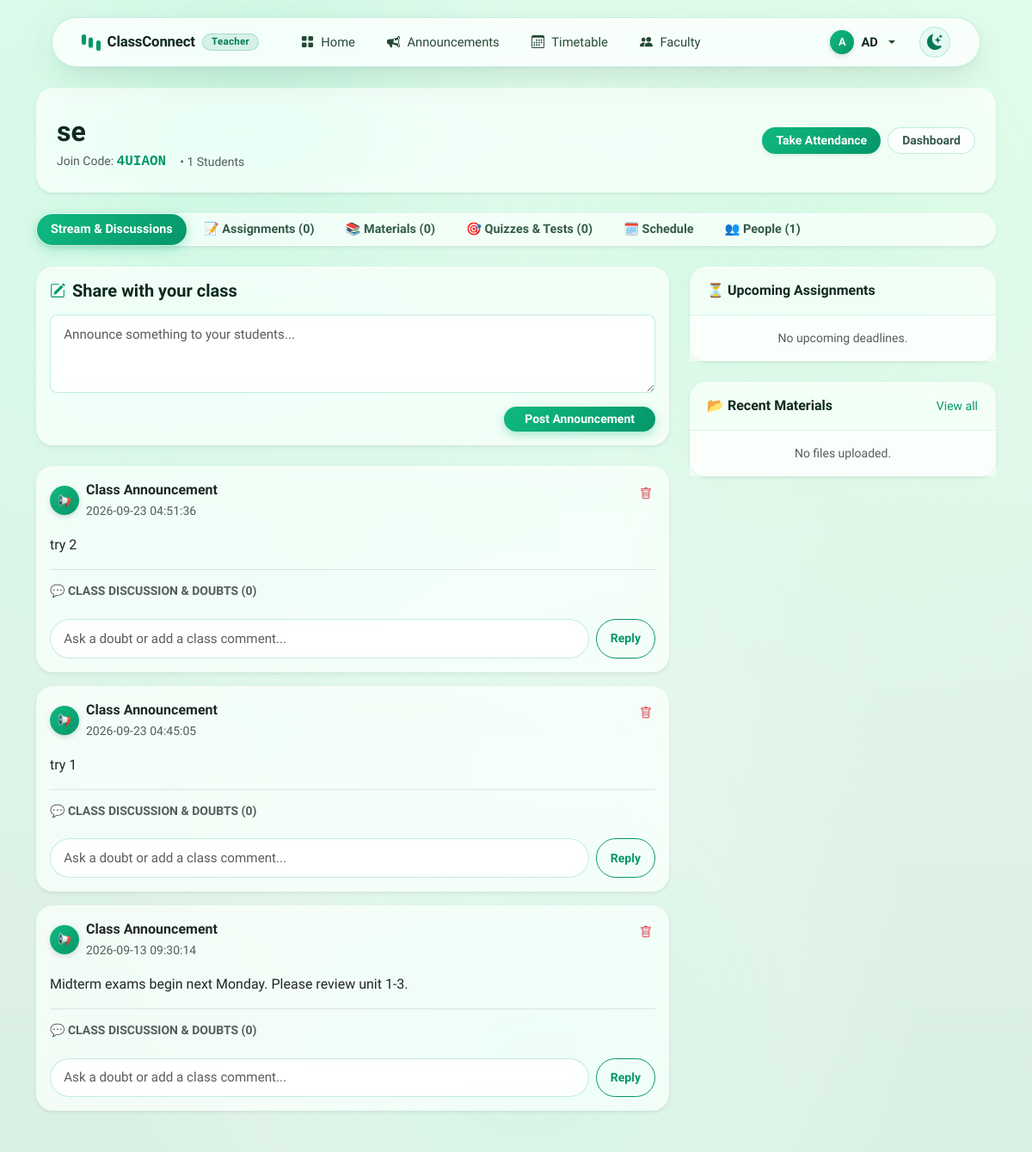
Page /class/2 (signed in) on the committed database.
### tables this page shows
CREATE TABLE classes (
    id INTEGER PRIMARY KEY AUTOINCREMENT,
    name TEXT NOT NULL,
    teacher_id INTEGER NOT NULL,
    join_code TEXT NOT NULL UNIQUE, subject TEXT, semester TEXT, academic_year TEXT, created_at TEXT, section TEXT, room TEXT,
    FOREIGN KEY(teacher_id) REFERENCES users(id)
);

CREATE TABLE announcements (
    id INTEGER PRIMARY KEY AUTOINCREMENT,
    class_id INTEGER NOT NULL,
    text TEXT NOT NULL,
    timestamp DATETIME DEFAULT CURRENT_TIMESTAMP,
    FOREIGN KEY(class_id) REFERENCES classes(id)
);

### app.py (the view, shortened to what this page needs)
@app.route("/class/<int:class_id>")
@login_required
def class_view(class_id):
    if session["role"] == "teacher":
        class_info = db.execute("SELECT * FROM classes WHERE id = ? AND teacher_id = ?", class_id, session["user_id"])
        if len(class_info) == 0:
            flash("Class not found or unauthorized.", "danger")
            return redirect("/")
    else:
        class_info = db.execute("SELECT classes.* FROM classes JOIN enrollments ON classes.id = enrollments.class_id WHERE classes.id = ? AND enrollments.student_id = ?", class_id, session["user_id"])
        if len(class_info) == 0:
            flash("Class not found or unauthorized.", "danger")
            return redirect("/")
    c_info = class_info[0]
    announcements = db.execute("SELECT * FROM announcements WHERE class_id = ? ORDER BY timestamp DESC", class_id)
    for a in announcements:
        a["comments"] = db.execute("""
            SELECT comments.*, users.username, users.name, users.role
            FROM comments
            JOIN users ON comments.user_id = users.id
            WHERE comments.announcement_id = ?
            ORDER BY comments.created_at ASC
        """, a["id"])
    materials = db.execute("SELECT * FROM materials WHERE class_id = ? ORDER BY upload_time DESC", class_id)
    if session["role"] == "teacher":
        assignments = db.execute("""
            SELECT assignments.*,
                   COUNT(submissions.id) AS submission_count,
                   SUM(CASE WHEN submissions.grade IS NOT NULL THEN 1 ELSE 0 END) AS graded_count
            FROM assignments
            LEFT JOIN submissions ON assignments.id = submissions.assignment_id
            WHERE assignments.class_id = ?
            GROUP BY assignments.id
            ORDER BY assignments.created_at DESC
        """, class_id)
    if session["role"] == "teacher":
        quizzes = db.execute("""
            SELECT quizzes.*,
                   COUNT(quiz_attempts.id) AS attempt_count,
                   (SELECT COUNT(*) FROM quiz_questions WHERE quiz_questions.quiz_id = quizzes.id) AS question_count
            FROM quizzes
            LEFT JOIN quiz_attempts ON quizzes.id = quiz_attempts.quiz_id
            WHERE quizzes.class_id = ?
            GROUP BY quizzes.id
            ORDER BY quizzes.created_at DESC
        """, class_id)
    timetable_slots = db.execute("""
        SELECT * FROM timetable WHERE class_id = ? ORDER BY
        CASE day_of_week
            WHEN 'Monday' THEN 1
            WHEN 'Tuesday' THEN 2
            WHEN 'Wednesday' THEN 3
            WHEN 'Thursday' THEN 4
            WHEN 'Friday' THEN 5
            WHEN 'Saturday' THEN 6
            WHEN 'Sunday' THEN 7
            ELSE 8
        END, start_time ASC
    """, class_id)
    students = db.execute("""
        SELECT users.id, users.username, users.name, users.application_number, users.branch, users.classroom
        FROM users
        JOIN enrollments ON users.id = enrollments.student_id
        WHERE enrollments.class_id = ?
        ORDER BY COALESCE(users.name, users.username) ASC
    """, class_id)
    active_tab = request.args.get("tab", "stream")
    return render_template("class_view.html",
                           class_info=c_info,
                           announcements=announcements,
                           materials=materials,
                           assignments=assignments,
                           quizzes=quizzes,
                           timetable_slots=timetable_slots,
                           students=students,
                           active_tab=active_tab)

### app.py (called while the page is built)
@app.after_request
def after_request(response):
    response.headers["Cache-Control"] = "no-cache, no-store, must-revalidate"
    response.headers["Expires"] = 0
    response.headers["Pragma"] = "no-cache"
    return response

def login_required(f):
    @wraps(f)
    def decorated_function(*args, **kwargs):
        if session.get("user_id") is None:
            return redirect("/login")
        return f(*args, **kwargs)
    return decorated_function

### templates/class_view.html (shortened to what this page needs)
{% extends "layout.html" %}
{% block content %}
<div class="card shadow-sm border-0 mb-4 p-3 glass-card">
    <div class="card-body p-2">
        <div class="d-flex flex-wrap justify-content-between align-items-center gap-3">
            <div>
                <h2 class="fw-bold mb-1">{{ class_info.name }}</h2>
                <div class="d-flex flex-wrap align-items-center gap-3 text-muted small">
                    <span>Join Code: <code
                            class="fs-6 fw-bold text-emerald user-select-all">{{ class_info.join_code }}</code></span>
                    <span>• {{ students|length }} Students</span>
                </div>
            </div>
            <div class="d-flex flex-wrap gap-2">
                {% if session.role == 'teacher' %}
                <a href="/class/{{ class_info.id }}/attendance"
                    class="btn btn-capsule-emerald btn-sm px-3 d-flex align-items-center gap-1.5 shadow-sm">
                    <span>Take Attendance</span>
                </a>
                {% endif %}
                <a href="/" class="btn btn-outline-secondary btn-sm px-3 rounded-pill">Dashboard</a>
            </div>
        </div>
    </div>
</div>
<ul class="nav nav-pills custom-class-pills mb-4 p-1.5 rounded-pill bg-white shadow-sm border" id="classTab"
    role="tablist">
    <li class="nav-item" role="presentation">
        <button class="nav-link rounded-pill {% if active_tab == 'stream' %}active{% endif %}" id="stream-tab"
            data-bs-toggle="tab" data-bs-target="#stream-pane" type="button" role="tab">
            Stream & Discussions
        </button>
    </li>
    <li class="nav-item" role="presentation">
        <button class="nav-link rounded-pill {% if active_tab == 'assignments' %}active{% endif %}" id="assignments-tab"
            data-bs-toggle="tab" data-bs-target="#assignments-pane" type="button" role="tab">
            📝 Assignments ({{ assignments|length }})
        </button>
    </li>
    <li class="nav-item" role="presentation">
        <button class="nav-link rounded-pill {% if active_tab == 'materials' %}active{% endif %}" id="materials-tab"
            data-bs-toggle="tab" data-bs-target="#materials-pane" type="button" role="tab">
            📚 Materials ({{ materials|length }})
        </button>
    </li>
    <li class="nav-item" role="presentation">
        <button class="nav-link rounded-pill {% if active_tab == 'quizzes' %}active{% endif %}" id="quizzes-tab"
            data-bs-toggle="tab" data-bs-target="#quizzes-pane" type="button" role="tab">
            🎯 Quizzes & Tests ({{ quizzes|length }})
        </button>
    </li>
    <li class="nav-item" role="presentation">
        <button class="nav-link rounded-pill {% if active_tab == 'timetable' %}active{% endif %}" id="timetable-tab"
            data-bs-toggle="tab" data-bs-target="#timetable-pane" type="button" role="tab">
            🗓️ Schedule
        </button>
    </li>
    <li class="nav-item" role="presentation">
        <button class="nav-link rounded-pill {% if active_tab == 'people' %}active{% endif %}" id="people-tab"
            data-bs-toggle="tab" data-bs-target="#people-pane" type="button" role="tab">
            👥 People ({{ students|length }})
        </button>
    </li>
</ul>
<div class="tab-content" id="classTabContent">
    <div class="tab-pane fade {% if active_tab == 'stream' %}show active{% endif %}" id="stream-pane" role="tabpanel">
        <div class="row">
            <div class="col-lg-8">
                {% if session.role == 'teacher' %}
                <div class="card shadow-sm border-0 mb-4">
                    <div class="card-body">
                        <h5 class="fw-bold mb-3 d-flex align-items-center gap-2">
                            <span>Share with your class</span>
                        </h5>
                        <form action="/class/{{ class_info.id }}/announce" method="post">
                            <div class="mb-3">
                                <textarea class="form-control rounded-3" name="text" rows="3"
                                    placeholder="Announce something to your students..." required></textarea>
                            </div>
                            <div class="text-end">
                                <button type="submit" class="btn btn-capsule-emerald btn-sm px-4">Post
                                    Announcement</button>
                            </div>
                        </form>
                    </div>
                </div>
                {% endif %}
                <div class="d-flex flex-column gap-3">
                    {% for a in announcements %}
                    <div class="card shadow-sm border-0">
                        <div class="card-body">
                            <div class="d-flex justify-content-between align-items-start mb-2">
                                <div class="d-flex align-items-center gap-2">
                                    <div class="user-avatar-badge" style="width: 34px; height: 34px;">
                                        📢
                                    </div>
                                    <div>
                                        <div class="fw-bold text-body">Class Announcement</div>
                                        <small class="text-muted">{{ a.timestamp }}</small>
                                    </div>
                                </div>
                                {% if session.role == 'teacher' %}
                                <form action="/announcement/{{ a.id }}/delete" method="post"
                                    onsubmit="return confirm('Delete this announcement?');">
                                    <button type="submit" class="btn btn-sm btn-outline-danger border-0 p-1"
                                        title="Delete Announcement">
                                    </button>
                                </form>
                                {% endif %}
                            </div>
                            <p class="fs-6 my-3 text-body" style="white-space: pre-wrap;">{{ a.text }}</p>
                            <div class="mt-3 pt-3 border-top">
                                <h6 class="text-muted small fw-bold text-uppercase mb-2">💬 Class Discussion & Doubts
                                    ({{ a.comments|length }})</h6>
                                <form action="/announcement/{{ a.id }}/comment" method="post" class="d-flex gap-2">
                                    <input type="text" name="comment_text"
                                        class="form-control form-control-sm rounded-pill"
                                        placeholder="Ask a doubt or add a class comment..." required>
                                    <button type="submit"
                                        class="btn btn-sm btn-outline-emerald rounded-pill px-3">Reply</button>
                                </form>
                            </div>
                        </div>
                    </div>
                    {% else %}
                    <div class="card shadow-sm border-0 p-5 text-center text-muted">
                        <div class="fs-1 mb-2">📢</div>
                        <h5>No announcements posted yet.</h5>
                        <p class="small mb-0">Updates, syllabus notices, and discussion topics will appear here.</p>
                    </div>
                    {% endfor %}
                </div>
            </div>
            <div class="col-lg-4">
                <div class="card shadow-sm border-0 mb-4">
                    <div class="card-header bg-transparent fw-bold d-flex align-items-center gap-2">
                        <span>⏳ Upcoming Assignments</span>
                    </div>
                    <div class="card-body p-0">
                        <ul class="list-group list-group-flush">
                            {% set pending_assigns = assignments|selectattr('due_date')|list %}
                            {% for asgn in pending_assigns[:4] %}
                            <li class="list-group-item d-flex justify-content-between align-items-center p-3">
                                <div>
                                    <a href="/assignment/{{ asgn.id }}"
                                        class="fw-semibold text-body text-decoration-none d-block text-truncate"
                                        style="max-width: 180px;">{{ asgn.title }}</a>
                                    <small class="text-danger fw-semibold">Due: {{ asgn.due_date|truncate(16, true, "")
                                        }}</small>
                                </div>
                                <span class="badge bg-emerald-subtle text-emerald rounded-pill">{{ asgn.max_points }}
                                    pts</span>
                            </li>
                            {% else %}
                            <li class="list-group-item text-muted text-center p-3 small">No upcoming deadlines.</li>
                            {% endfor %}
                        </ul>
                    </div>
                </div>
                <div class="card shadow-sm border-0 mb-4">
                    <div class="card-header bg-transparent fw-bold d-flex justify-content-between align-items-center">
                        <span>📂 Recent Materials</span>
                        <button class="btn btn-link btn-sm text-emerald p-0 text-decoration-none"
                            onclick="document.getElementById('materials-tab').click()">View all</button>
                    </div>
                    <div class="card-body p-0">
                        <ul class="list-group list-group-flush">
                            {% for m in materials[:4] %}
                            <li class="list-group-item d-flex justify-content-between align-items-center p-2.5">
                                <a href="/static/uploads/{{ m.file_path }}" target="_blank"
                                    class="text-decoration-none text-truncate text-body small"
                                    style="max-width: 75%;">📄 {{ m.filename }}</a>
                                <a href="/static/uploads/{{ m.file_path }}" download
                                    class="btn btn-sm btn-outline-secondary py-0 px-2 rounded-pill"
                                    style="font-size: 0.72rem;">Get</a>
                            </li>
                            {% else %}
                            <li class="list-group-item text-muted text-center p-3 small">No files uploaded.</li>
                            {% endfor %}
                        </ul>
                    </div>
                </div>
            </div>
        </div>
    </div>
</div>
{% endblock %}

### rows in the picture
classes: name "se", join_code "4UIAON"
announcements: timestamp "2026-09-23 04:51:36", text "try 2", comments|length "0"
announcements: timestamp "2026-09-23 04:45:05", text "try 1", comments|length "0"
announcements: timestamp "2026-09-13 09:30:14", text "Midterm exams begin next Monday. Please review unit 1-3.", comments|length "0"

### other values in the picture
{{ session.get('role') }} "Teacher"
{{ session.get('username')[0]|upper }} "A"
{{ session.get('username') }} "AD"
{{ students|length }} "1"
{{ assignments|length }} "0"
{{ materials|length }} "0"
{{ quizzes|length }} "0"
